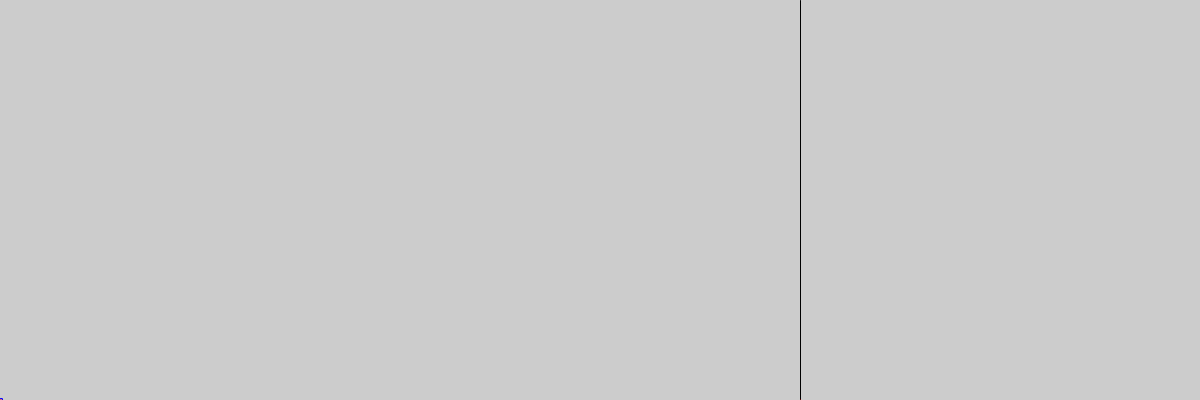
Frame 1 (no input)
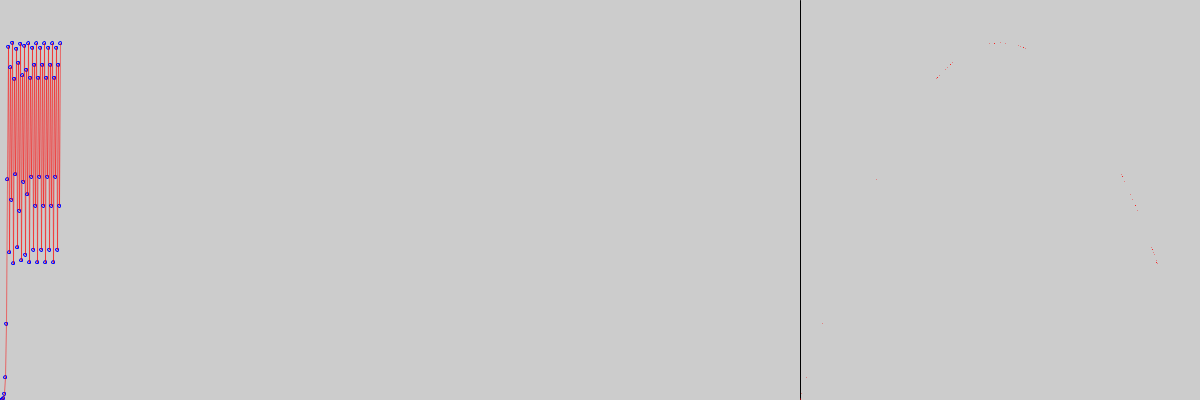
Frame 60 (the mouse pressed at the canvas centre just before this capture)
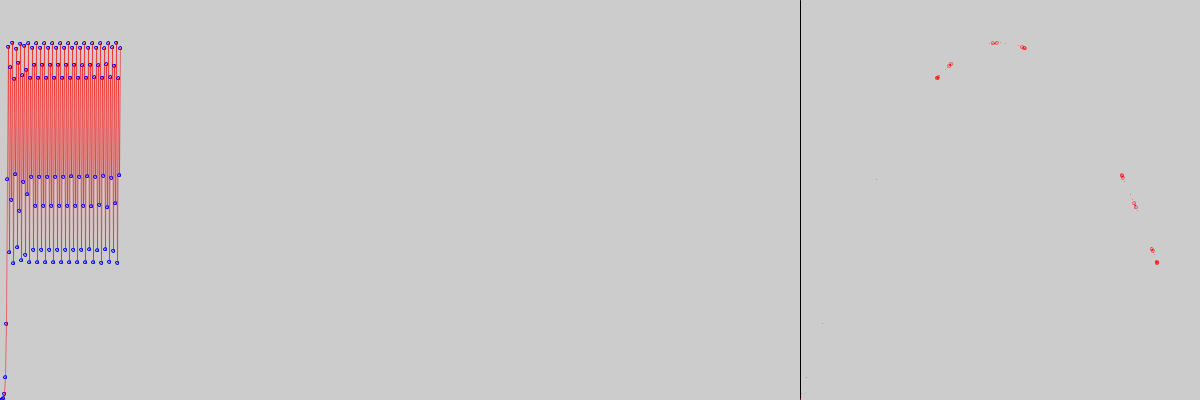
Frame 120 (the mouse held since frame 60 and released just before this capture)

The Processing sketch that drew these frames (run headless with seeded random() and noise(); from frame 60 on, the mouse is pressed at the canvas centre):

// Processing sketch: chaos
// ── chaos.pde
//Najprostszy (prawie) układ chaotyczny
//Parametry kontroli
//double R=1.99;//Atraktor punktowy
//double R=3.1;//Atraktor okresowy dwupunktowy
//double R=3;//Punk krytyczny
//double R=3.5;//4 punkty
//double R=3.55;//8 punktowy
//double R=3.565;//Jeszcze okresowy, 14? pkt.
double R=3.571;//Blisko granicy chaosu
//double R=3.575;//Chaos
//double R=3.58;//Chaos, 4 chmury
//double R=3.6;//Chaos - atraktor, 4 chmury i basen
//double R=4;//Chaos - sam atraktor bez basenu

double X=0.0001;//Zmienna stanu, stan układu
int FM=300;
int Rozbieg=100;

double uklad(double x)// Xn --> Xn+1
{
  return R*x*(1-x);//implementacja układu
}

void setup()
{
  size(1200,400);
  frameRate(FM);
  line(800,0,800,400);
  noFill();
}

float scale(double X)
{
  return 400-(float)X*400;
}

void draw()
{
 if(frameCount<800)
 {
  double Xp=X;
  X=uklad(X);
  println(frameCount,X);
  stroke(0,0,255);
  ellipse(frameCount,scale(X),3.0,3.0);
  stroke(255,0,0,128);
  line(frameCount-1,scale(Xp),frameCount,scale(X));
  point(800+(float)Xp*400,scale(X));
  if(frameCount>Rozbieg)
  {
    ellipse(800+(float)Xp*400,scale(X),3.0,3.0);
  }
 }
}
